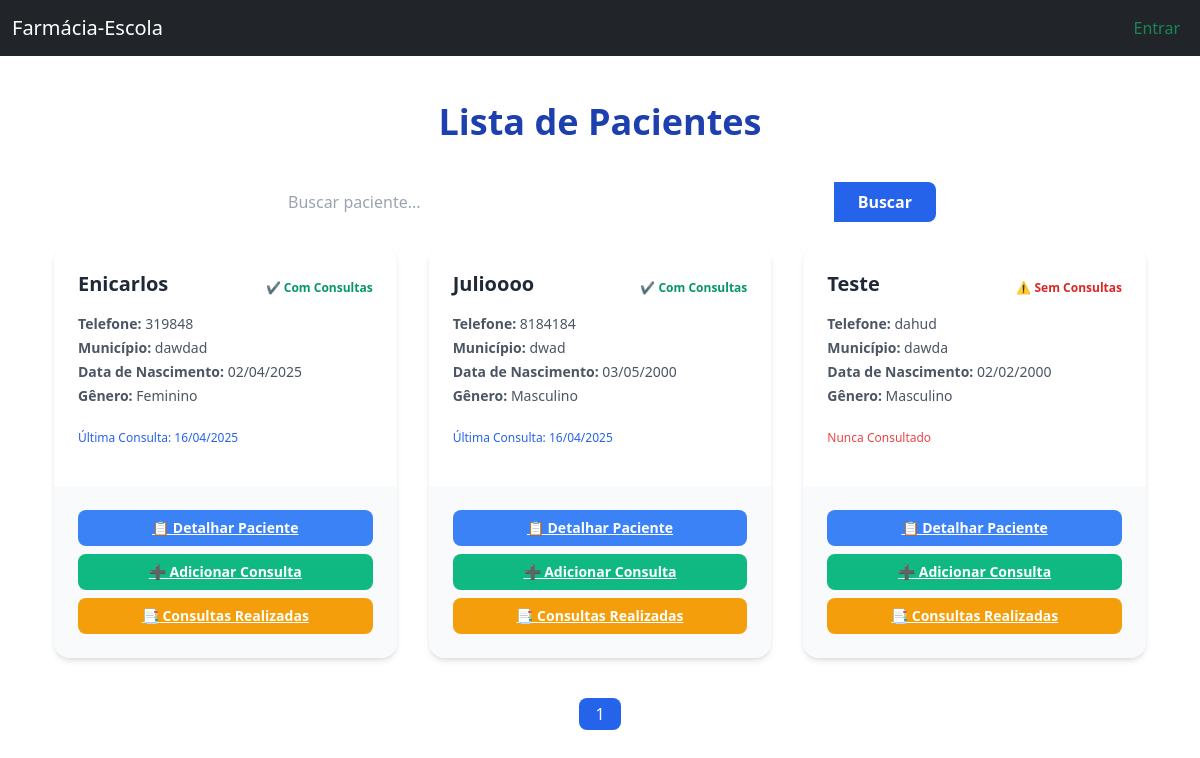
The page /listagem_pacientes/paciente_list/ on the database as committed earlier.
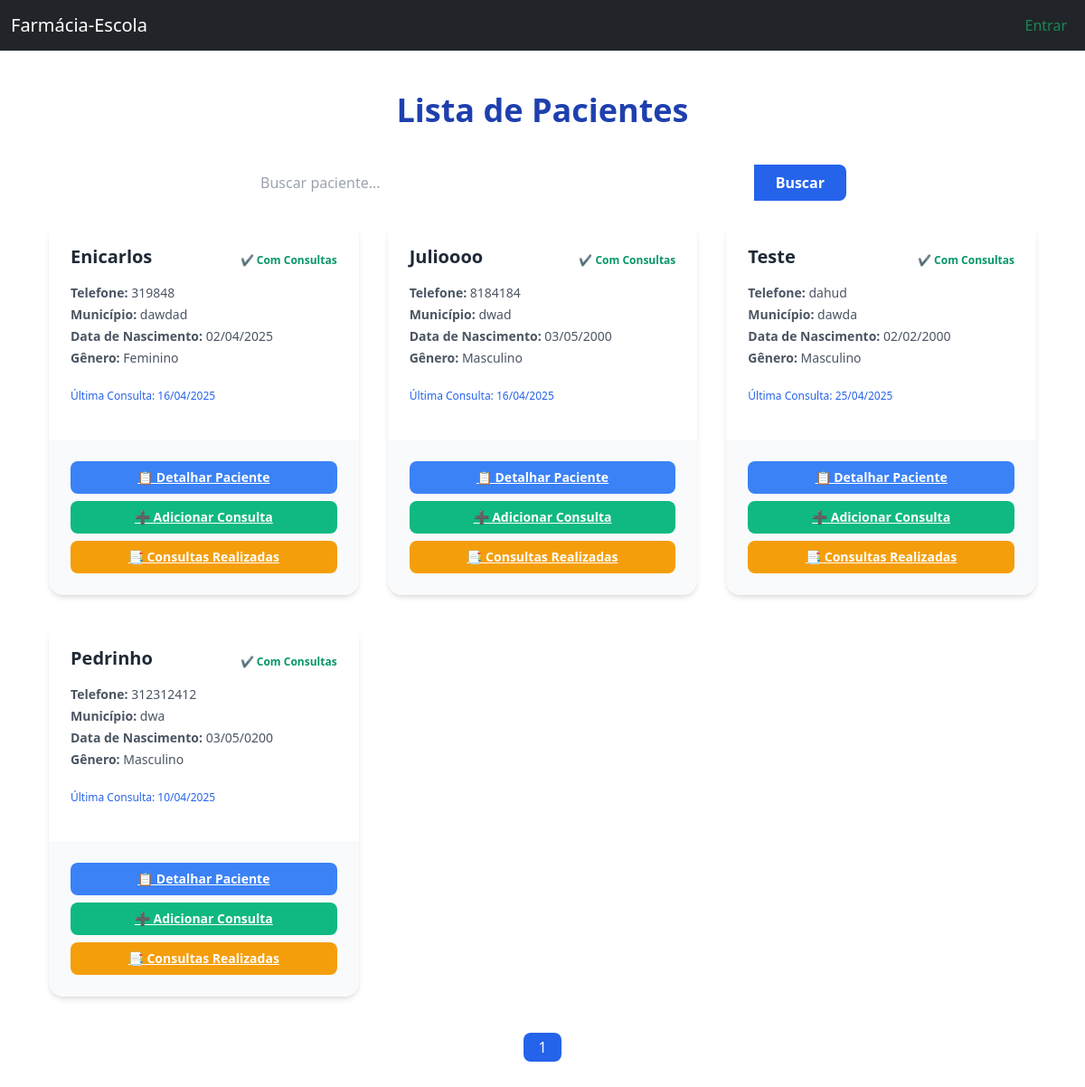
The same page on the database as committed later.
### paciente/models.py (models this page shows, shortened)
class Paciente(models.Model):
    nome = models.CharField(max_length=150)
    telefone = models.CharField(max_length=15)
    numero_formulario = models.CharField(max_length=10)
    responsavel = models.CharField(max_length=100)
    data_nascimento = models.DateField()
    doencas = models.ManyToManyField(
        Doenca,
        through='MedicamentoDoencaPaciente',
        related_name='pacientes',
        blank=True
    )
    medicamentos = models.ManyToManyField(Medicamento, related_name='pacientes', blank=True)
    genero = models.CharField(
        max_length=15, choices=[('M', 'Masculino'), ('F', 'Feminino'), ('O', 'Outro'), ('ND', 'Prefere não dizer')]
    )
    estado_civil = models.CharField(
        max_length=20, choices=[
            ('Casado(a)', 'Casado(a)'),
            ('Solteiro(a)', 'Solteiro(a)'),
            ('Separado(a)', 'Separado(a)'),
            ('Amigado(a)', 'Amigado(a)'),
            ('Nao consta', 'Não consta'),
            ('Outro', 'Outro'),
        ]
    )
    bairro = models.CharField(max_length=100)
    distrito = models.CharField(max_length=20, choices=[('Rural', 'Zona Rural'), ('Urbano', 'Zona Urbana')])
    municipio = models.CharField(max_length=100)
    escolaridade = models.CharField(
        max_length=30, choices=[
            ('Analfabeto', 'Analfabeto'),
            ('Fundamental incompleto', 'Fundamental incompleto'),
            ('Fundamental completo', 'Fundamental completo'),
            ('Médio incompleto', 'Médio incompleto'),
            ('Ensino médio completo', 'Ensino médio completo'),
            ('Superior incompleto', 'Superior incompleto'),
            ('Superior completo', 'Superior completo'),
            ('Pós-graduação', 'Pós-graduação'),
            ('Nao consta', 'Não consta'),
        ]
    )
    ocupacao = models.CharField(max_length=100)
    raca = models.CharField(
        max_length=20, choices=[
            ('Pardo', 'Pardo'),
            ('Preto', 'Preto'),
            ('Branco', 'Branco'),
            ('Amarelo', 'Amarelo'),
            ('Negro', 'Negro'),
            ('Outro', 'Outro'),
            ('Nao consta', 'Não consta'),
        ]
    )
    reside_com = models.CharField(max_length=100)
    observacoes = models.TextField(blank=True)

### listagem_pacientes/views.py (the view)
# urls.py: path('paciente_list/', PacienteListView.as_view(), name='paciente_list'),
class PacienteListView(ListView):
    model = Paciente
    template_name = 'paciente_list.html'  # Caminho correto agora
    context_object_name = 'pacientes'
    paginate_by = 9  # Mostra 9 pacientes por página
    def get_queryset(self):
        queryset = super().get_queryset()
        query = self.request.GET.get('q')
        if query:
            queryset = queryset.filter(
                Q(nome__icontains=query) |
                Q(telefone__icontains=query) |
                Q(municipio__icontains=query)
            )
        return queryset
    def get_context_data(self, **kwargs):
        context = super().get_context_data(**kwargs)
        pacientes = context['pacientes']
        ultimas_consultas = Consulta.objects.values('paciente_id').annotate(
            ultima_consulta=Max('data_consulta')
        )
        ultima_consulta_dict = {item['paciente_id']: item['ultima_consulta'] for item in ultimas_consultas}
        for paciente in pacientes:
            paciente.ultima_consulta = ultima_consulta_dict.get(paciente.id)
        return context

### listagem_pacientes/templates/paciente_list.html (shortened to what this page needs)
{% extends "menu.html" %}
{% block content %}
<div class="container mx-auto px-4 py-8">
    <h1 class="text-4xl font-bold text-blue-800 text-center mb-10">Lista de Pacientes</h1>
    <div class="flex justify-center mb-6">
        <form method="GET" class="flex w-full max-w-2xl">
            <input type="text" name="q" placeholder="Buscar paciente..." value="{{ request.GET.q }}"
                class="flex-grow rounded-l-lg border-gray-300 px-4 py-2 focus:ring-2 focus:ring-blue-600 focus:outline-none">
            <button type="submit"
                class="bg-blue-600 hover:bg-blue-700 text-white font-bold py-2 px-6 rounded-r-lg">
                Buscar
            </button>
        </form>
    </div>
    <div class="grid grid-cols-1 md:grid-cols-2 lg:grid-cols-3 gap-8">
        {% for paciente in pacientes %}
        <div class="bg-white shadow-md rounded-2xl overflow-hidden transition hover:shadow-lg flex flex-col justify-between">
            <div class="p-6">
                <div class="flex items-center justify-between mb-2">
                    <h2 class="text-xl font-bold text-gray-800">{{ paciente.nome }}</h2>
                    {% if paciente.ultima_consulta %}
                        <span class="text-xs font-bold text-green-600">✔️ Com Consultas</span>
                    {% else %}
                        <span class="text-xs font-bold text-red-600">⚠️ Sem Consultas</span>
                    {% endif %}
                </div>
                <p class="text-gray-600 text-sm mb-1"><strong>Telefone:</strong> {{ paciente.telefone|default:"-" }}</p>
                <p class="text-gray-600 text-sm mb-1"><strong>Município:</strong> {{ paciente.municipio|default:"-" }}</p>
                <p class="text-gray-600 text-sm mb-1"><strong>Data de Nascimento:</strong> {{ paciente.data_nascimento|date:"d/m/Y" }}</p>
                <p class="text-gray-600 text-sm mb-1"><strong>Gênero:</strong> {{ paciente.get_genero_display|default:"-" }}</p>
                {% if paciente.ultima_consulta %}
                <p class="text-blue-600 text-xs mt-4">Última Consulta: {{ paciente.ultima_consulta|date:"d/m/Y" }}</p>
                {% else %}
                <p class="text-red-500 text-xs mt-4">Nunca Consultado</p>
                {% endif %}
            </div>
            <div class="bg-gray-50 p-4 flex flex-col space-y-2">
                <a href="{% url 'paciente_detail' paciente.id %}"
                    class="block w-full bg-blue-500 hover:bg-blue-600 text-white text-center py-2 rounded-lg text-sm font-semibold">
                    📋 Detalhar Paciente
                </a>
                <a href="{% url 'consulta_create_consulta' paciente.id %}"
                    class="block w-full bg-green-500 hover:bg-green-600 text-white text-center py-2 rounded-lg text-sm font-semibold">
                    ➕ Adicionar Consulta
                </a>
                <a href="{% url 'consulta_listar_consultas' paciente.id %}"
                    class="block w-full bg-yellow-500 hover:bg-yellow-600 text-white text-center py-2 rounded-lg text-sm font-semibold">
                    📑 Consultas Realizadas
                </a>
            </div>
        </div>
        {% empty %}
        <div class="col-span-full text-center text-gray-400">
            Nenhum paciente encontrado.
        </div>
        {% endfor %}
    </div>
    <div class="flex justify-center mt-10">
        <nav class="flex items-center space-x-2">
            {% for num in paginator.page_range %}
                {% if page_obj.number == num %}
                    <span class="px-3 py-1 rounded-lg bg-blue-600 text-white">{{ num }}</span>
                {% elif num > page_obj.number|add:'-3' and num < page_obj.number|add:'3' %}
                    <a href="?page={{ num }}" class="px-3 py-1 rounded-lg bg-gray-200 hover:bg-gray-300 text-gray-700">{{ num }}</a>
                {% endif %}
            {% endfor %}
        </nav>
    </div>
</div>
{% endblock %}

Rows that differ between the two databases and show on the page:
shown differently, row unchanged: Paciente "Teste": ultima_consulta (not shown) → "25/04/2025"; text "⚠️ Sem Consultas Nunca Consultado" → "✔️ Com Consultas Última Consulta:"
added Paciente: nome "Pedrinho", shows "✔️ Com Consultas", telefone "312312412", municipio "dwa", data_nascimento "03/05/0200", genero "Masculino", ultima_consulta "10/04/2025"
